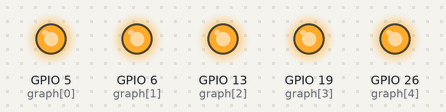
A program run on a simulated Raspberry Pi (BCM pin numbers). On the bench: output pins drawn as LEDs (lit = HIGH). At 5.0 s the program stops and its outputs stay as they are.

Above: at 0.1 s.
At 1.1 s:
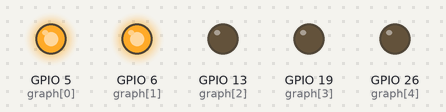
At 2.1 s:
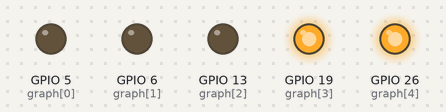
At 3.1 s:
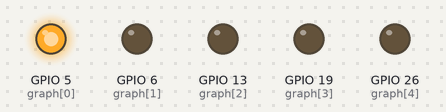
At 5.1 s:
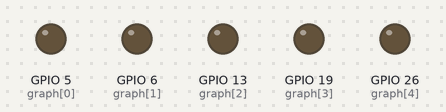
Timing chart, 0 to 6.5 s (numbered marks = the images above):
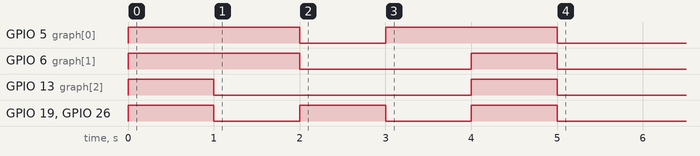

The program:

led_bar.py
```python
from __future__ import division
from gpiozero import LEDBarGraph
from time import sleep
  # required for python 2

graph = LEDBarGraph(5, 6, 13, 19, 26)

graph.value = 1  # (1, 1, 1, 1, 1, 1)
sleep(1)
graph.value = 1/2  # (1, 1, 1, 0, 0, 0)
sleep(1)
graph.value = -1/2  # (0, 0, 0, 1, 1, 1)
sleep(1)
graph.value = 1/4  # (1, 0, 0, 0, 0, 0)
sleep(1)
graph.value = -1  # (1, 1, 1, 1, 1, 1)
sleep(1)
```

Measured:
- by itself, GPIO 5 (graph[0]): alternates HIGH for 2.0 s and LOW for 1.0 s
- by itself, GPIO 6 (graph[1]): LOW → HIGH at 0.00 s, → LOW 2.0 s later, → HIGH 2.0 s later, → LOW 1.0 s later
- by itself, GPIO 13 (graph[2]): alternates HIGH for 1.0 s and LOW for 3.0 s
- by itself, GPIO 19 (graph[3]), GPIO 26 (graph[4]): alternates HIGH for 1.0 s and LOW for 1.0 s
